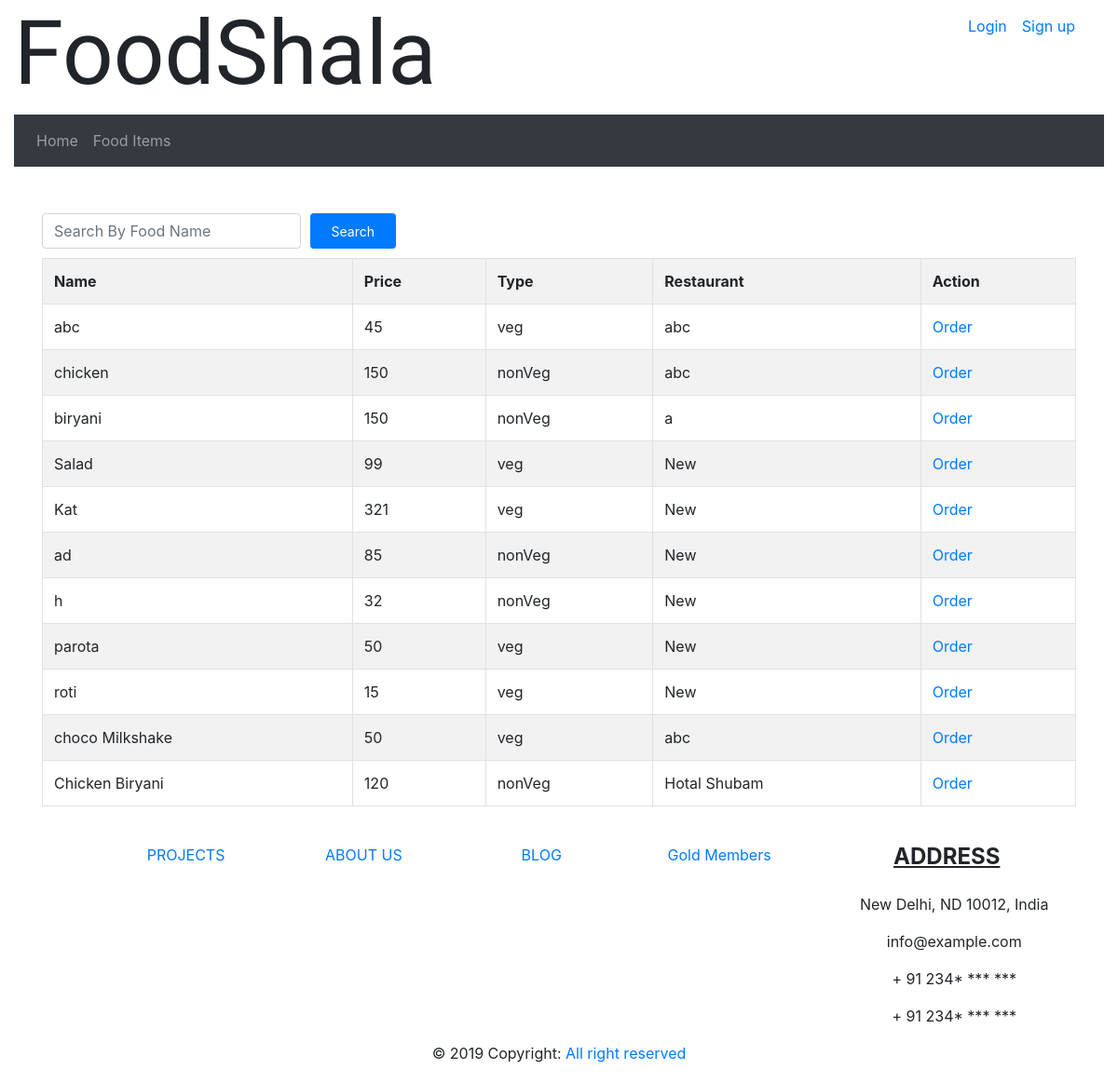
Screenshot of /food.php with the database file from the repository.
### tables this page shows
CREATE TABLE `food` (
  `foodID` int(5) NOT NULL,
  `name` varchar(30) NOT NULL,
  `price` int(5) NOT NULL,
  `type` varchar(7) NOT NULL,
  `rid` int(5) NOT NULL
);

CREATE TABLE `restaurant` (
  `rid` int(5) NOT NULL,
  `name` varchar(20) NOT NULL,
  `email` varchar(40) NOT NULL,
  `mobile` varchar(15) NOT NULL,
  `password` varchar(40) NOT NULL,
  `street` varchar(40) NOT NULL,
  `city` varchar(20) NOT NULL,
  `state` varchar(20) NOT NULL,
  `pincode` int(10) NOT NULL
);

### allFoodTable.php (the view)
<?php
  if(isset($_GET['submit']) && $_GET['submit']=='search'){
    $search=$_GET['search'];
    $query="SELECT f.foodID,f.name,f.price,f.type,r.name as rName from food f JOIN restaurant r ON f.rid=r.rid where f.name='$search'";
  }
  else if(isset($_SESSION['email']) &&  $_SESSION['role']=="customer" && $_SESSION['preference']=="veg"){
      $query="SELECT f.foodID,f.name,f.price,f.type,r.name as rName from food f JOIN restaurant r ON f.rid=r.rid where type <>'nonVeg'";
  }
  else{
    $query="SELECT f.foodID,f.name,f.price,f.type,r.name as rName from food f JOIN restaurant r ON f.rid=r.rid";
  }
  $run=mysqli_query($link,$query);
?>
<table class="table table-bordered table-hover table-striped" style="background-color: white;">
  <tr>
    <th>Name</th>
    <th>Price</th>
    <th>Type</th>
    <th>Restaurant</th>
    <th>Action</th>
  </tr>
  <?php
    while($array=mysqli_fetch_assoc($run)){
      ?>
      <tr>
        <td><?php echo $array['name']; ?></td>
        <td><?php echo $array['price']; ?></td>
        <td><?php echo $array['type']; ?></td>
        <td>
          <?php
            echo $array['rName'];
          ?>
        </td>
        <td><a href="orderFood.php?id=<?php echo $array['foodID'];?>">Order</a>
        </td>
      </tr>
  <?php
    }
  ?>
</table>

### rows the page displays
food: name "abc", price "45", type "veg", rid.name "abc"
food: name "chicken", price "150", type "nonVeg", rid.name "abc"
food: name "biryani", price "150", type "nonVeg", rid.name "a"
food: name "Salad", price "99", type "veg", rid.name "New"
food: name "Kat", price "321", type "veg", rid.name "New"
food: name "ad", price "85", type "nonVeg", rid.name "New"
food: name "h", price "32", type "nonVeg", rid.name "New"
food: name "parota", price "50", type "veg", rid.name "New"
food: name "roti", price "15", type "veg", rid.name "New"
food: name "choco Milkshake", price "50", type "veg", rid.name "abc"
food: name "Chicken Biryani", price "120", type "nonVeg", rid.name "Hotal Shubam"
